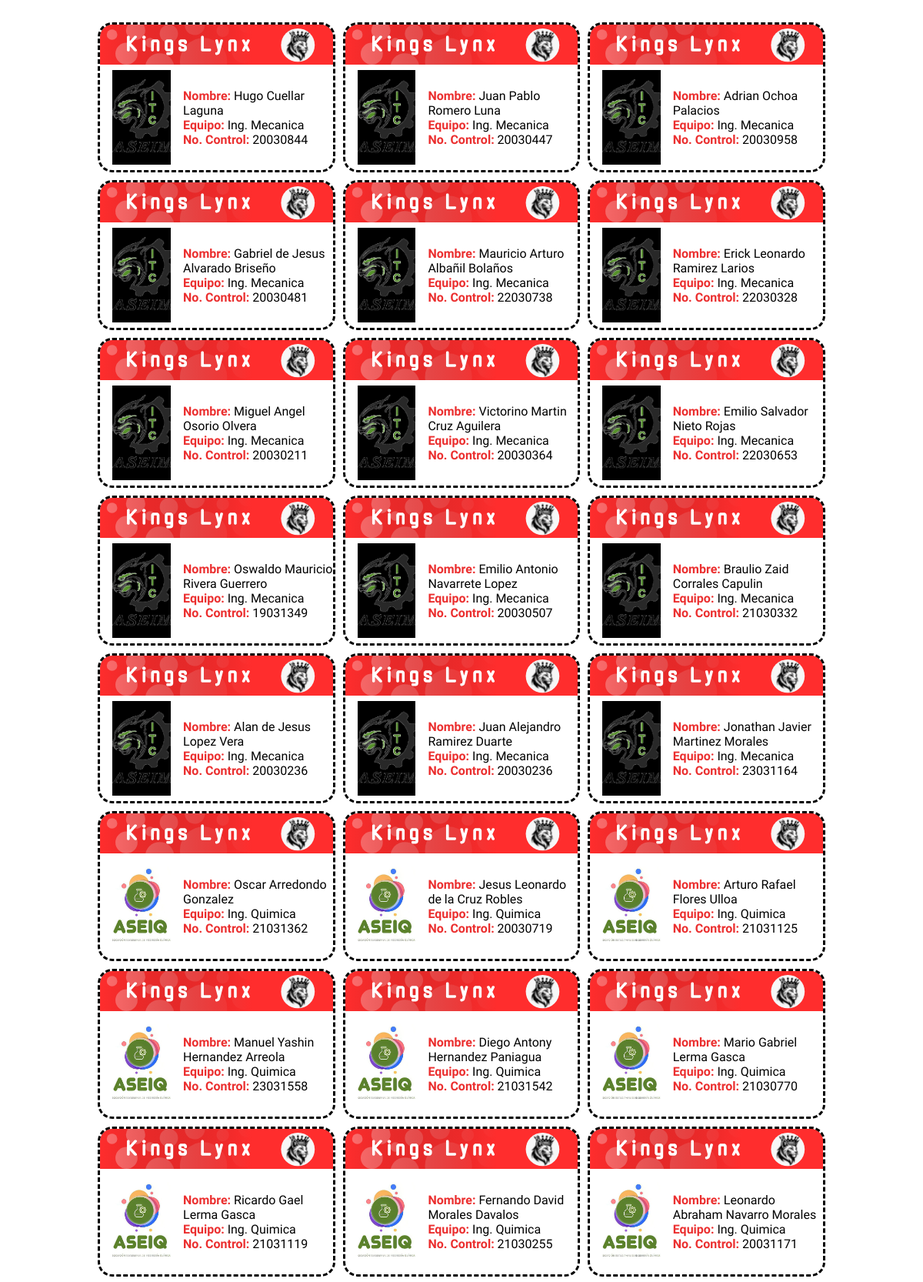
The page /obtener_credenciales (upper part) on the database its author committed.
### src/database/models.py (models this page shows, shortened)
class Jugadores(Base):
    __tablename__ = "jugadores"
    id = Column(Integer, primary_key=True)
    nombre = Column(String, nullable=False)
    equipo_id = Column(Integer, ForeignKey(Equipos.id))
    nocontrol = Column(String, nullable=False)
    foto = Column(String, nullable=False)

class Equipos(Base):
    __tablename__ = "equipos"
    id = Column(Integer, primary_key=True)
    nombre = Column(String, nullable=False)
    puntos = Column(Integer, nullable=False)
    logo = Column(String, nullable=False)
    cancha_id = Column(Integer, ForeignKey(Canchas.id))

### src/routes/generar_credenciales.py (the view)
def generar_credenciales():
    query = session.query(Jugadores).all()
    jugadores = [[x.id, x.nombre, session.query(Equipos).get(x.equipo_id).nombre, x.nocontrol, str(x.foto).replace('/static/','')] for x in query]
    print(jugadores)
    return render_template("credenciales.html", jugadores=jugadores)

### templates/credenciales.html (shortened to what this page needs)
<!DOCTYPE html>
<html lang="en">
<head>
</head>
<body>
    <div id="root">
        {% for i in jugadores%}
        <div class="container">
            <img src="{{ url_for('static', filename='frame.svg') }}" alt="header" class="header">
            <div class="data">
                <img src="{{ url_for('static', filename=i[4]) }}" alt="person">
                <div>
                    <p class="afacad-flux"><span class="afacad-flux-bold">Nombre:</span> {{i[1]}}</p>
                    <p class="afacad-flux"><span class="afacad-flux-bold">Equipo:</span> {{i[2]}}</p>
                    <p class="afacad-flux"><span class="afacad-flux-bold">No. Control:</span> {{i[3]}}</p>
                </div>
            </div>
        </div>
        {% endfor %}
    </div>
</body>
</html>

### templates/credenciales.html (style rules this page uses)
* { margin: 0; padding: 0; }
.afacad-flux { font-family: "Afacad Flux", sans-serif; font-optical-sizing: auto; font-weight: 400; font-style: normal; font-variation-settings: "slnt" 0; }
.afacad-flux-bold { font-family: "Afacad Flux", sans-serif; font-optical-sizing: auto; font-weight: 700; font-style: normal; font-variation-settings: "slnt" 0; color: #eb2f2f; }
#root { width: 100vw; display: flex; flex-direction: row; flex-wrap: wrap; gap: 1rem; justify-content: center; padding: 2rem 0; }
.container { display: flex; flex-direction: column; outline: 3px dashed black; border-radius: 16px; width: 8cm; height: 5cm; }
.container:nth-child(8n) { page-break-after: always; }
.header { width: 100%; object-fit: cover; flex-grow: 1; border-radius: 16px 16px 0 0; }
.data { width: 100%; height: 100%; display: flex; flex-direction: row; align-items: center; }
.data img { padding: 1rem; width: 25%; height: 90%; object-fit: cover; }

### rows shown on the page
Jugadores: nombre "Hugo Cuellar Laguna", nocontrol "20030844"
Equipos: nombre "Ing. Mecanica" "Ing. Mecanica" "Ing. Mecanica" "Ing. Mecanica" "Ing. Mecanica" "Ing. Mecanica" "Ing. Mecanica" "Ing. Mecanica" "Ing. Mecanica" "Ing. Mecanica" "Ing. Mecanica" "Ing. Mecanica" "Ing. Mecanica" "Ing. Mecanica" "Ing. Mecanica"
Jugadores: nombre "Juan Pablo Romero Luna", nocontrol "20030447"
Jugadores: nombre "Adrian Ochoa Palacios", nocontrol "20030958"
Jugadores: nombre "Gabriel de Jesus Alvarado Briseño", nocontrol "20030481"
Jugadores: nombre "Mauricio Arturo Albañil Bolaños", nocontrol "22030738"
Jugadores: nombre "Erick Leonardo Ramirez Larios", nocontrol "22030328"
Jugadores: nombre "Miguel Angel Osorio Olvera", nocontrol "20030211"
Jugadores: nombre "Victorino Martin Cruz Aguilera", nocontrol "20030364"
Jugadores: nombre "Emilio Salvador Nieto Rojas", nocontrol "22030653"
Jugadores: nombre "Oswaldo Mauricio Rivera Guerrero", nocontrol "19031349"
Jugadores: nombre "Emilio Antonio Navarrete Lopez", nocontrol "20030507"
Jugadores: nombre "Braulio Zaid Corrales Capulin", nocontrol "21030332"
Jugadores: nombre "Alan de Jesus Lopez Vera", nocontrol "20030236"
Jugadores: nombre "Juan Alejandro Ramirez Duarte", nocontrol "20030236"
Jugadores: nombre "Jonathan Javier Martinez Morales", nocontrol "23031164"
Jugadores: nombre "Oscar Arredondo Gonzalez", nocontrol "21031362"
Equipos: nombre "Ing. Quimica" "Ing. Quimica" "Ing. Quimica" "Ing. Quimica" "Ing. Quimica" "Ing. Quimica" "Ing. Quimica" "Ing. Quimica" "Ing. Quimica"
Jugadores: nombre "Jesus Leonardo de la Cruz Robles", nocontrol "20030719"
Jugadores: nombre "Arturo Rafael Flores Ulloa", nocontrol "21031125"
Jugadores: nombre "Manuel Yashin Hernandez Arreola", nocontrol "23031558"
Jugadores: nombre "Diego Antony Hernandez Paniagua", nocontrol "21031542"
Jugadores: nombre "Mario Gabriel Lerma Gasca", nocontrol "21030770"
Jugadores: nombre "Ricardo Gael Lerma Gasca", nocontrol "21031119"
Jugadores: nombre "Fernando David Morales Davalos", nocontrol "21030255"
Jugadores: nombre "Leonardo Abraham Navarro Morales", nocontrol "20031171"
